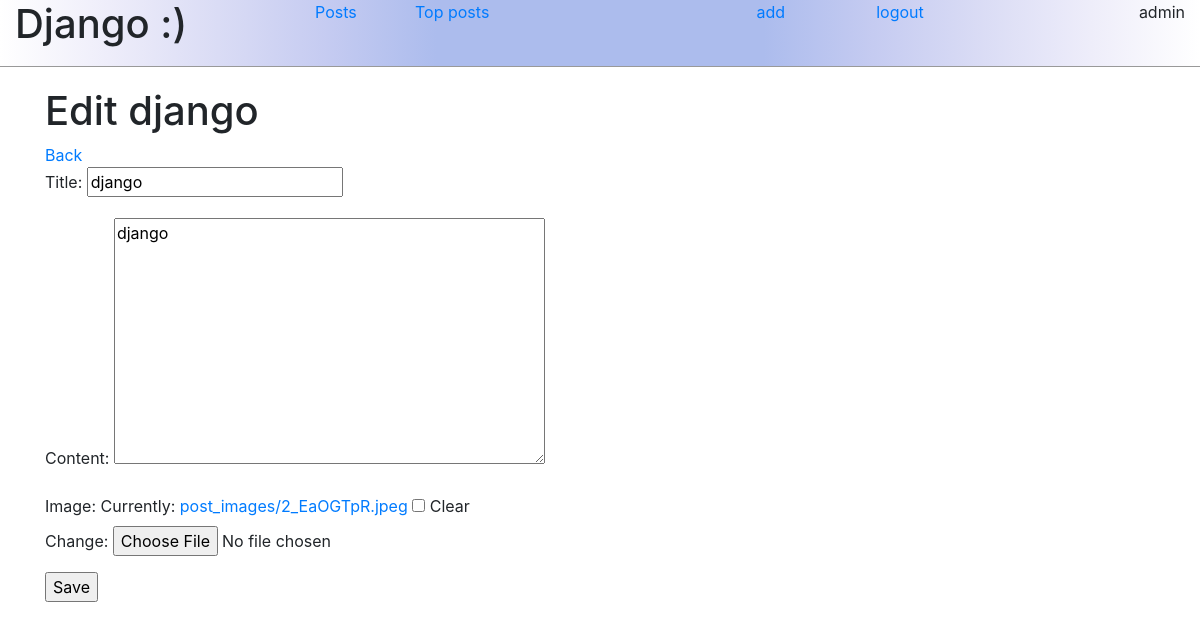
The page /posts/15/update (signed in) on the database its author committed.
### wykop/accounts/models.py (models this page shows)
class User(AbstractUser):
    banned = models.BooleanField(default=False)

### wykop/posts/models.py (models this page shows, shortened)
class Post(models.Model):
    title = models.CharField(default='', max_length=150)
    content = models.TextField(default='')
    author = models.ForeignKey(User, related_name='posts', on_delete = deletion.PROTECT)
    date = models.DateTimeField(auto_now_add=True)
    image = models.ImageField(upload_to='post_images/', blank=True)
    video = EmbedVideoField(default='', blank=True)

### wykop/posts/views.py (the view)
# urls.py: path('<int:pk>/update', UpdatePost.as_view(), name='update'),
class UpdatePost(LoginRequiredMixin, UserPassesTestMixin, UpdateView):
    template_name = 'posts/update.html'
    model = Post
    fields = ['title', 'content', 'image']
    def dispatch(self, request, *args, **kwargs):
        if request.user.banned == True:
            return HttpResponseForbidden()
        else:
            return super().dispatch(request, *args, **kwargs)
    def get_context_data(self, **kwargs):
        data = super().get_context_data(**kwargs)
        data['title'] = 'Edit ' + self.object.title
        return data
    def test_func(self):
        obj = self.get_object()
        return self.request.user == obj.author

### wykop/posts/templates/posts/update.html
{% extends "base.html" %}
{% block content %}
   <a href="{% url 'posts:detail' pk=object.pk%}">Back</a>
    <form method="post" enctype="multipart/form-data">{% csrf_token %}
    {{ form.as_p }}
    <input type="submit" value="Save">
    </form>
{% endblock %}

### wykop/posts/templates/base.html (shortened to what this page needs)
{% load static %}
<html>
<head>
    <link rel="stylesheet" href="https://stackpath.bootstrapcdn.com/bootstrap/4.3.1/css/bootstrap.min.css">
    <link rel="stylesheet" type="text/css" href="{% static 'css/main.css' %}">
</head>
<body>
    <nav>
            <div class="row nav">
                <div class="col-3">
                    <h1>Django :)</h1>
                </div>
                <div class="col-1">
                    <a href="{% url 'posts:list' %}">Posts</a>
                </div>
                <div class="col-2">
                    <a href="{% url 'posts:top-list' %}">Top posts</a>
                </div>
                <div class="col-1 offset-1 text-right">
                {% if user.is_authenticated and user.banned == False%}
                    <a href="{% url 'posts:add'%}">add</a>
                {% endif %}
                </div>
                <div class='col-2 text-center'>
                    <p>
                        {% if user.is_authenticated %}
                            <a href="{% url 'accounts:logout' %}">logout</a>
                        {% else %}
                            <a href="{% url 'accounts:login' %}">login</a>
                            <a href="{% url 'accounts:register' %}">register</a>
                        {% endif %}
                    </p>
                </div>
                <div class="col-2 text-right">
                {% if user.is_authenticated %}
                    <p>{{ user }}</p>
                {% endif %}
                </div>
            </div>
    </nav>
    <div class="container">
    <div class="row content">
            <div class="col-12">
            {% block header %}
                <h1>
                    {{ title }}
                </h1>
            </div>
    </div>
            {% endblock %}
            {% block content %} {% endblock %}
        </div>
</body>
</html>

### assets/css/main.css (style rules this page uses)
nav { background-image: linear-gradient(to right, #ffffff, #eeedfa, #dadcf5, #c5cbf1, #acbced, #acbced, #acbced, #acbced, #c5cbf1, #dadcf5, #eeedfa, #ffffff); border-bottom: 1px solid rgb(153, 153, 153); width:100%; }
.nav { padding: 0 0 10px 0; margin: 0 auto; max-width:1200px; }
.content { padding: 20px 0 0 0; }

### rows shown on the page
User: username "admin"
Post: title "django", content "django"

### other values the page prints
{{ title }} "Edit django"
